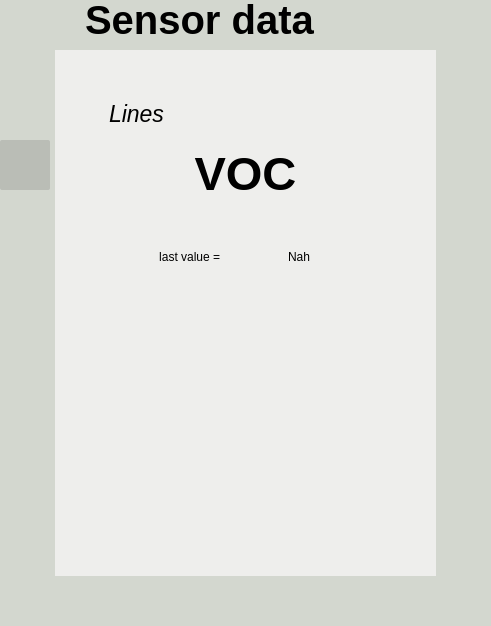
<?xml version="1.0" encoding="UTF-8"?>
<ui version="4.0">
 <class>MainWindow</class>
 <widget class="QMainWindow" name="MainWindow">
  <property name="geometry">
   <rect>
    <x>0</x>
    <y>0</y>
    <width>491</width>
    <height>626</height>
   </rect>
  </property>
  <property name="windowTitle">
   <string>MainWindow</string>
  </property>
  <widget class="QWidget" name="centralwidget">
   <property name="styleSheet">
    <string notr="true">background-color: rgb(238, 238, 236);
</string>
   </property>
   <layout class="QVBoxLayout" name="verticalLayout">
    <property name="spacing">
     <number>0</number>
    </property>
    <property name="leftMargin">
     <number>0</number>
    </property>
    <property name="topMargin">
     <number>0</number>
    </property>
    <property name="rightMargin">
     <number>0</number>
    </property>
    <property name="bottomMargin">
     <number>0</number>
    </property>
    <item>
     <widget class="QFrame" name="frame_1">
      <property name="maximumSize">
       <size>
        <width>16777215</width>
        <height>50</height>
       </size>
      </property>
      <property name="styleSheet">
       <string notr="true">border:0</string>
      </property>
      <property name="frameShape">
       <enum>QFrame::StyledPanel</enum>
      </property>
      <property name="frameShadow">
       <enum>QFrame::Raised</enum>
      </property>
      <layout class="QHBoxLayout" name="horizontalLayout_2">
       <property name="spacing">
        <number>0</number>
       </property>
       <property name="leftMargin">
        <number>0</number>
       </property>
       <property name="topMargin">
        <number>0</number>
       </property>
       <property name="rightMargin">
        <number>0</number>
       </property>
       <property name="bottomMargin">
        <number>0</number>
       </property>
       <item>
        <widget class="QFrame" name="Menu">
         <property name="minimumSize">
          <size>
           <width>55</width>
           <height>50</height>
          </size>
         </property>
         <property name="maximumSize">
          <size>
           <width>55</width>
           <height>16777215</height>
          </size>
         </property>
         <property name="styleSheet">
          <string notr="true">border:0 ; 
background-color: rgb(211, 215, 207);</string>
         </property>
         <property name="frameShape">
          <enum>QFrame::StyledPanel</enum>
         </property>
         <property name="frameShadow">
          <enum>QFrame::Raised</enum>
         </property>
         <widget class="QPushButton" name="GotoMainButton">
          <property name="geometry">
           <rect>
            <x>10</x>
            <y>10</y>
            <width>40</width>
            <height>30</height>
           </rect>
          </property>
          <property name="minimumSize">
           <size>
            <width>1</width>
            <height>0</height>
           </size>
          </property>
          <property name="styleSheet">
           <string notr="true">QPushButton{
background-image:url(:/LeftArrow/Design/icones/left-arrow_40x30.png);
border-radius:2px;
}</string>
          </property>
          <property name="text">
           <string/>
          </property>
          <property name="iconSize">
           <size>
            <width>20</width>
            <height>20</height>
           </size>
          </property>
         </widget>
        </widget>
       </item>
       <item>
        <widget class="QFrame" name="Title">
         <property name="minimumSize">
          <size>
           <width>0</width>
           <height>50</height>
          </size>
         </property>
         <property name="styleSheet">
          <string notr="true">border:0 ; 
background-color: rgb(211, 215, 207);</string>
         </property>
         <property name="frameShape">
          <enum>QFrame::StyledPanel</enum>
         </property>
         <property name="frameShadow">
          <enum>QFrame::Raised</enum>
         </property>
         <widget class="QLabel" name="label_2">
          <property name="enabled">
           <bool>true</bool>
          </property>
          <property name="geometry">
           <rect>
            <x>30</x>
            <y>-10</y>
            <width>261</width>
            <height>60</height>
           </rect>
          </property>
          <property name="minimumSize">
           <size>
            <width>40</width>
            <height>60</height>
           </size>
          </property>
          <property name="maximumSize">
           <size>
            <width>16777215</width>
            <height>16777215</height>
           </size>
          </property>
          <property name="font">
           <font>
            <pointsize>30</pointsize>
            <weight>75</weight>
            <bold>true</bold>
           </font>
          </property>
          <property name="text">
           <string>Sensor data</string>
          </property>
          <property name="scaledContents">
           <bool>true</bool>
          </property>
         </widget>
        </widget>
       </item>
      </layout>
     </widget>
    </item>
    <item>
     <widget class="QFrame" name="frame_2">
      <property name="styleSheet">
       <string notr="true">border:0</string>
      </property>
      <property name="frameShape">
       <enum>QFrame::StyledPanel</enum>
      </property>
      <property name="frameShadow">
       <enum>QFrame::Raised</enum>
      </property>
      <layout class="QHBoxLayout" name="horizontalLayout">
       <property name="spacing">
        <number>0</number>
       </property>
       <property name="leftMargin">
        <number>0</number>
       </property>
       <property name="topMargin">
        <number>0</number>
       </property>
       <property name="rightMargin">
        <number>0</number>
       </property>
       <property name="bottomMargin">
        <number>0</number>
       </property>
       <item>
        <widget class="QFrame" name="Left">
         <property name="minimumSize">
          <size>
           <width>55</width>
           <height>0</height>
          </size>
         </property>
         <property name="maximumSize">
          <size>
           <width>16777215</width>
           <height>16777215</height>
          </size>
         </property>
         <property name="styleSheet">
          <string notr="true">border:0 ; 
background-color: rgb(211, 215, 207);</string>
         </property>
         <property name="frameShape">
          <enum>QFrame::StyledPanel</enum>
         </property>
         <property name="frameShadow">
          <enum>QFrame::Raised</enum>
         </property>
         <layout class="QVBoxLayout" name="verticalLayout_2">
          <property name="spacing">
           <number>6</number>
          </property>
          <property name="leftMargin">
           <number>0</number>
          </property>
          <property name="topMargin">
           <number>0</number>
          </property>
          <property name="rightMargin">
           <number>0</number>
          </property>
          <property name="bottomMargin">
           <number>0</number>
          </property>
          <item>
           <widget class="QFrame" name="TOP_BUTTON">
            <property name="maximumSize">
             <size>
              <width>150</width>
              <height>16777215</height>
             </size>
            </property>
            <property name="frameShape">
             <enum>QFrame::StyledPanel</enum>
            </property>
            <property name="frameShadow">
             <enum>QFrame::Raised</enum>
            </property>
            <widget class="QPushButton" name="GotoGraphicButton_1">
             <property name="geometry">
              <rect>
               <x>0</x>
               <y>360</y>
               <width>50</width>
               <height>50</height>
              </rect>
             </property>
             <property name="minimumSize">
              <size>
               <width>50</width>
               <height>50</height>
              </size>
             </property>
             <property name="maximumSize">
              <size>
               <width>50</width>
               <height>50</height>
              </size>
             </property>
             <property name="styleSheet">
              <string notr="true">QPushButton{
background-image:url(:/Graphic/Design/icones/icons8-combo-chart-50.png);
border-radius:2px;
 background-repeat:none;
padding-left: 50px; 
color: rgb(255, 255, 255);
border-radius: 10px;
}

QPushButton:hover{
	background-color: rgb(136, 138, 133);
}</string>
             </property>
             <property name="text">
              <string/>
             </property>
             <property name="iconSize">
              <size>
               <width>20</width>
               <height>20</height>
              </size>
             </property>
            </widget>
            <widget class="QPushButton" name="GotoGraphicButton">
             <property name="geometry">
              <rect>
               <x>0</x>
               <y>280</y>
               <width>50</width>
               <height>50</height>
              </rect>
             </property>
             <property name="minimumSize">
              <size>
               <width>50</width>
               <height>50</height>
              </size>
             </property>
             <property name="maximumSize">
              <size>
               <width>50</width>
               <height>50</height>
              </size>
             </property>
             <property name="styleSheet">
              <string notr="true">QPushButton{
	background-image: url(:/Graphic/Design/icones/graph_50x50.png);
border-radius:2px;
 background-repeat:none;
padding-left: 50px; 
color: rgb(255, 255, 255);
border-radius: 10px;
}

QPushButton:hover{
	background-color: rgb(136, 138, 133);
}</string>
             </property>
             <property name="text">
              <string/>
             </property>
             <property name="iconSize">
              <size>
               <width>20</width>
               <height>20</height>
              </size>
             </property>
            </widget>
            <widget class="QPushButton" name="GotoGraphicButton_3">
             <property name="geometry">
              <rect>
               <x>0</x>
               <y>190</y>
               <width>50</width>
               <height>50</height>
              </rect>
             </property>
             <property name="minimumSize">
              <size>
               <width>40</width>
               <height>50</height>
              </size>
             </property>
             <property name="maximumSize">
              <size>
               <width>50</width>
               <height>50</height>
              </size>
             </property>
             <property name="styleSheet">
              <string notr="true">QPushButton{
	background-image: url(:/Graphic/Design/icones/statistics_50x50.png);
border-radius:2px;
 background-repeat:none;
padding-left: 50px; 
color: rgb(255, 255, 255);
border-radius: 10px;
}

QPushButton:hover{
	background-color: rgb(136, 138, 133);
}</string>
             </property>
             <property name="text">
              <string/>
             </property>
             <property name="iconSize">
              <size>
               <width>20</width>
               <height>20</height>
              </size>
             </property>
            </widget>
            <widget class="QPushButton" name="GotoTableButton">
             <property name="geometry">
              <rect>
               <x>0</x>
               <y>90</y>
               <width>50</width>
               <height>50</height>
              </rect>
             </property>
             <property name="minimumSize">
              <size>
               <width>50</width>
               <height>50</height>
              </size>
             </property>
             <property name="maximumSize">
              <size>
               <width>50</width>
               <height>50</height>
              </size>
             </property>
             <property name="styleSheet">
              <string notr="true">QPushButton{
	padding: 5px 7px; 
	border-radius: 10px;
	background-image: url(:/Table/Design/icones/table_50x50.png);
border-radius:2px;
 background-repeat:none;
background-color: rgb(186, 189, 182);
	color: rgb(255, 255, 255);
	background-position: center left;
	padding-left: 50px; 
}


QPushButton:hover{
		background-color: rgb(136, 138, 133);
}</string>
             </property>
             <property name="text">
              <string/>
             </property>
             <property name="iconSize">
              <size>
               <width>20</width>
               <height>20</height>
              </size>
             </property>
            </widget>
           </widget>
          </item>
         </layout>
        </widget>
       </item>
       <item>
        <widget class="QFrame" name="Mid">
         <property name="styleSheet">
          <string notr="true">border:0;</string>
         </property>
         <property name="frameShape">
          <enum>QFrame::StyledPanel</enum>
         </property>
         <property name="frameShadow">
          <enum>QFrame::Raised</enum>
         </property>
         <layout class="QVBoxLayout" name="verticalLayout_3">
          <item>
           <widget class="QFrame" name="frame_5">
            <property name="frameShape">
             <enum>QFrame::StyledPanel</enum>
            </property>
            <property name="frameShadow">
             <enum>QFrame::Raised</enum>
            </property>
            <layout class="QHBoxLayout" name="horizontalLayout_6">
             <item>
              <widget class="QFrame" name="frame_6">
               <property name="sizePolicy">
                <sizepolicy hsizetype="Expanding" vsizetype="Preferred">
                 <horstretch>0</horstretch>
                 <verstretch>0</verstretch>
                </sizepolicy>
               </property>
               <property name="minimumSize">
                <size>
                 <width>0</width>
                 <height>0</height>
                </size>
               </property>
               <property name="frameShape">
                <enum>QFrame::StyledPanel</enum>
               </property>
               <property name="frameShadow">
                <enum>QFrame::Raised</enum>
               </property>
               <layout class="QVBoxLayout" name="verticalLayout_4">
                <item>
                 <widget class="QFrame" name="frame_9">
                  <property name="minimumSize">
                   <size>
                    <width>0</width>
                    <height>222</height>
                   </size>
                  </property>
                  <property name="frameShape">
                   <enum>QFrame::StyledPanel</enum>
                  </property>
                  <property name="frameShadow">
                   <enum>QFrame::Raised</enum>
                  </property>
                  <layout class="QVBoxLayout" name="verticalLayout_6">
                   <item>
                    <widget class="QFrame" name="frame_13">
                     <property name="minimumSize">
                      <size>
                       <width>0</width>
                       <height>132</height>
                      </size>
                     </property>
                     <property name="frameShape">
                      <enum>QFrame::StyledPanel</enum>
                     </property>
                     <property name="frameShadow">
                      <enum>QFrame::Raised</enum>
                     </property>
                     <layout class="QVBoxLayout" name="verticalLayout_5">
                      <item alignment="Qt::AlignLeft">
                       <widget class="QFrame" name="frame_4">
                        <property name="frameShape">
                         <enum>QFrame::StyledPanel</enum>
                        </property>
                        <property name="frameShadow">
                         <enum>QFrame::Raised</enum>
                        </property>
                        <layout class="QHBoxLayout" name="horizontalLayout_10">
                         <item alignment="Qt::AlignLeft">
                          <widget class="QLabel" name="label">
                           <property name="minimumSize">
                            <size>
                             <width>0</width>
                             <height>0</height>
                            </size>
                           </property>
                           <property name="maximumSize">
                            <size>
                             <width>65</width>
                             <height>19</height>
                            </size>
                           </property>
                           <property name="font">
                            <font>
                             <pointsize>17</pointsize>
                             <weight>50</weight>
                             <italic>true</italic>
                             <bold>false</bold>
                            </font>
                           </property>
                           <property name="text">
                            <string>Lines</string>
                           </property>
                           <property name="alignment">
                            <set>Qt::AlignLeading|Qt::AlignLeft|Qt::AlignVCenter</set>
                           </property>
                          </widget>
                         </item>
                        </layout>
                       </widget>
                      </item>
                      <item>
                       <widget class="QFrame" name="frame_11">
                        <property name="minimumSize">
                         <size>
                          <width>0</width>
                          <height>71</height>
                         </size>
                        </property>
                        <property name="frameShape">
                         <enum>QFrame::StyledPanel</enum>
                        </property>
                        <property name="frameShadow">
                         <enum>QFrame::Raised</enum>
                        </property>
                        <layout class="QHBoxLayout" name="horizontalLayout_9">
                         <item>
                          <widget class="QLabel" name="NomeSensor">
                           <property name="minimumSize">
                            <size>
                             <width>273</width>
                             <height>53</height>
                            </size>
                           </property>
                           <property name="font">
                            <font>
                             <pointsize>35</pointsize>
                             <weight>75</weight>
                             <bold>true</bold>
                            </font>
                           </property>
                           <property name="styleSheet">
                            <string notr="true">´</string>
                           </property>
                           <property name="text">
                            <string>VOC</string>
                           </property>
                           <property name="scaledContents">
                            <bool>true</bool>
                           </property>
                           <property name="alignment">
                            <set>Qt::AlignCenter</set>
                           </property>
                          </widget>
                         </item>
                        </layout>
                       </widget>
                      </item>
                     </layout>
                    </widget>
                   </item>
                   <item alignment="Qt::AlignHCenter|Qt::AlignVCenter">
                    <widget class="QFrame" name="frame_14">
                     <property name="minimumSize">
                      <size>
                       <width>224</width>
                       <height>66</height>
                      </size>
                     </property>
                     <property name="frameShape">
                      <enum>QFrame::StyledPanel</enum>
                     </property>
                     <property name="frameShadow">
                      <enum>QFrame::Raised</enum>
                     </property>
                     <layout class="QHBoxLayout" name="horizontalLayout_7">
                      <item>
                       <widget class="QFrame" name="frame_16">
                        <property name="minimumSize">
                         <size>
                          <width>102</width>
                          <height>48</height>
                         </size>
                        </property>
                        <property name="frameShape">
                         <enum>QFrame::StyledPanel</enum>
                        </property>
                        <property name="frameShadow">
                         <enum>QFrame::Raised</enum>
                        </property>
                        <layout class="QVBoxLayout" name="verticalLayout_10">
                         <item>
                          <widget class="QLabel" name="lastvalue_label">
                           <property name="sizePolicy">
                            <sizepolicy hsizetype="Preferred" vsizetype="Preferred">
                             <horstretch>0</horstretch>
                             <verstretch>0</verstretch>
                            </sizepolicy>
                           </property>
                           <property name="minimumSize">
                            <size>
                             <width>84</width>
                             <height>30</height>
                            </size>
                           </property>
                           <property name="text">
                            <string>last value =  </string>
                           </property>
                           <property name="alignment">
                            <set>Qt::AlignCenter</set>
                           </property>
                          </widget>
                         </item>
                        </layout>
                       </widget>
                      </item>
                      <item>
                       <widget class="QFrame" name="frame_15">
                        <property name="minimumSize">
                         <size>
                          <width>98</width>
                          <height>48</height>
                         </size>
                        </property>
                        <property name="frameShape">
                         <enum>QFrame::StyledPanel</enum>
                        </property>
                        <property name="frameShadow">
                         <enum>QFrame::Raised</enum>
                        </property>
                        <layout class="QVBoxLayout" name="verticalLayout_11">
                         <item>
                          <widget class="QLabel" name="lastvalue">
                           <property name="minimumSize">
                            <size>
                             <width>80</width>
                             <height>30</height>
                            </size>
                           </property>
                           <property name="text">
                            <string>Nah</string>
                           </property>
                           <property name="alignment">
                            <set>Qt::AlignCenter</set>
                           </property>
                          </widget>
                         </item>
                        </layout>
                       </widget>
                      </item>
                     </layout>
                    </widget>
                   </item>
                  </layout>
                 </widget>
                </item>
                <item>
                 <widget class="QFrame" name="frame_10">
                  <property name="sizePolicy">
                   <sizepolicy hsizetype="Preferred" vsizetype="Expanding">
                    <horstretch>0</horstretch>
                    <verstretch>0</verstretch>
                   </sizepolicy>
                  </property>
                  <property name="minimumSize">
                   <size>
                    <width>0</width>
                    <height>0</height>
                   </size>
                  </property>
                  <property name="frameShape">
                   <enum>QFrame::StyledPanel</enum>
                  </property>
                  <property name="frameShadow">
                   <enum>QFrame::Raised</enum>
                  </property>
                  <layout class="QHBoxLayout" name="horizontalLayout_5">
                   <item>
                    <layout class="QGridLayout" name="baseDisenio_2">
                     <property name="rightMargin">
                      <number>0</number>
                     </property>
                    </layout>
                   </item>
                  </layout>
                 </widget>
                </item>
               </layout>
              </widget>
             </item>
            </layout>
           </widget>
          </item>
         </layout>
        </widget>
       </item>
       <item>
        <widget class="QFrame" name="Right">
         <property name="minimumSize">
          <size>
           <width>55</width>
           <height>0</height>
          </size>
         </property>
         <property name="maximumSize">
          <size>
           <width>16777215</width>
           <height>16777215</height>
          </size>
         </property>
         <property name="styleSheet">
          <string notr="true">border:0 ; 
background-color: rgb(211, 215, 207);</string>
         </property>
         <property name="frameShape">
          <enum>QFrame::StyledPanel</enum>
         </property>
         <property name="frameShadow">
          <enum>QFrame::Raised</enum>
         </property>
        </widget>
       </item>
      </layout>
     </widget>
    </item>
    <item>
     <widget class="QFrame" name="frame_3">
      <property name="maximumSize">
       <size>
        <width>16777215</width>
        <height>50</height>
       </size>
      </property>
      <property name="styleSheet">
       <string notr="true">border:0 ; 
background-color: rgb(211, 215, 207);</string>
      </property>
      <property name="frameShape">
       <enum>QFrame::StyledPanel</enum>
      </property>
      <property name="frameShadow">
       <enum>QFrame::Raised</enum>
      </property>
      <layout class="QHBoxLayout" name="horizontalLayout_3">
       <property name="spacing">
        <number>0</number>
       </property>
       <property name="leftMargin">
        <number>0</number>
       </property>
       <property name="topMargin">
        <number>0</number>
       </property>
       <property name="rightMargin">
        <number>0</number>
       </property>
       <property name="bottomMargin">
        <number>0</number>
       </property>
       <item>
        <widget class="QFrame" name="frame">
         <property name="minimumSize">
          <size>
           <width>0</width>
           <height>60</height>
          </size>
         </property>
         <property name="frameShape">
          <enum>QFrame::StyledPanel</enum>
         </property>
         <property name="frameShadow">
          <enum>QFrame::Raised</enum>
         </property>
         <layout class="QHBoxLayout" name="horizontalLayout_4">
          <item>
           <widget class="QFrame" name="frame_7">
            <property name="maximumSize">
             <size>
              <width>150</width>
              <height>40</height>
             </size>
            </property>
            <property name="styleSheet">
             <string notr="true"> background-repeat:none;
background-image: url(:/Bosh/Design/icones/bosch-logo_2_150x40.png);</string>
            </property>
            <property name="frameShape">
             <enum>QFrame::StyledPanel</enum>
            </property>
            <property name="frameShadow">
             <enum>QFrame::Raised</enum>
            </property>
           </widget>
          </item>
          <item>
           <widget class="QFrame" name="frame_8">
            <property name="maximumSize">
             <size>
              <width>150</width>
              <height>50</height>
             </size>
            </property>
            <property name="styleSheet">
             <string notr="true"> background-repeat:none;
background-image: url(:/Bosh/Design/icones/UA1_150x40.png);</string>
            </property>
            <property name="frameShape">
             <enum>QFrame::StyledPanel</enum>
            </property>
            <property name="frameShadow">
             <enum>QFrame::Raised</enum>
            </property>
           </widget>
          </item>
         </layout>
        </widget>
       </item>
      </layout>
     </widget>
    </item>
   </layout>
  </widget>
 </widget>
 <resources>
  <include location="file_rc.qrc"/>
 </resources>
 <connections/>
</ui>
